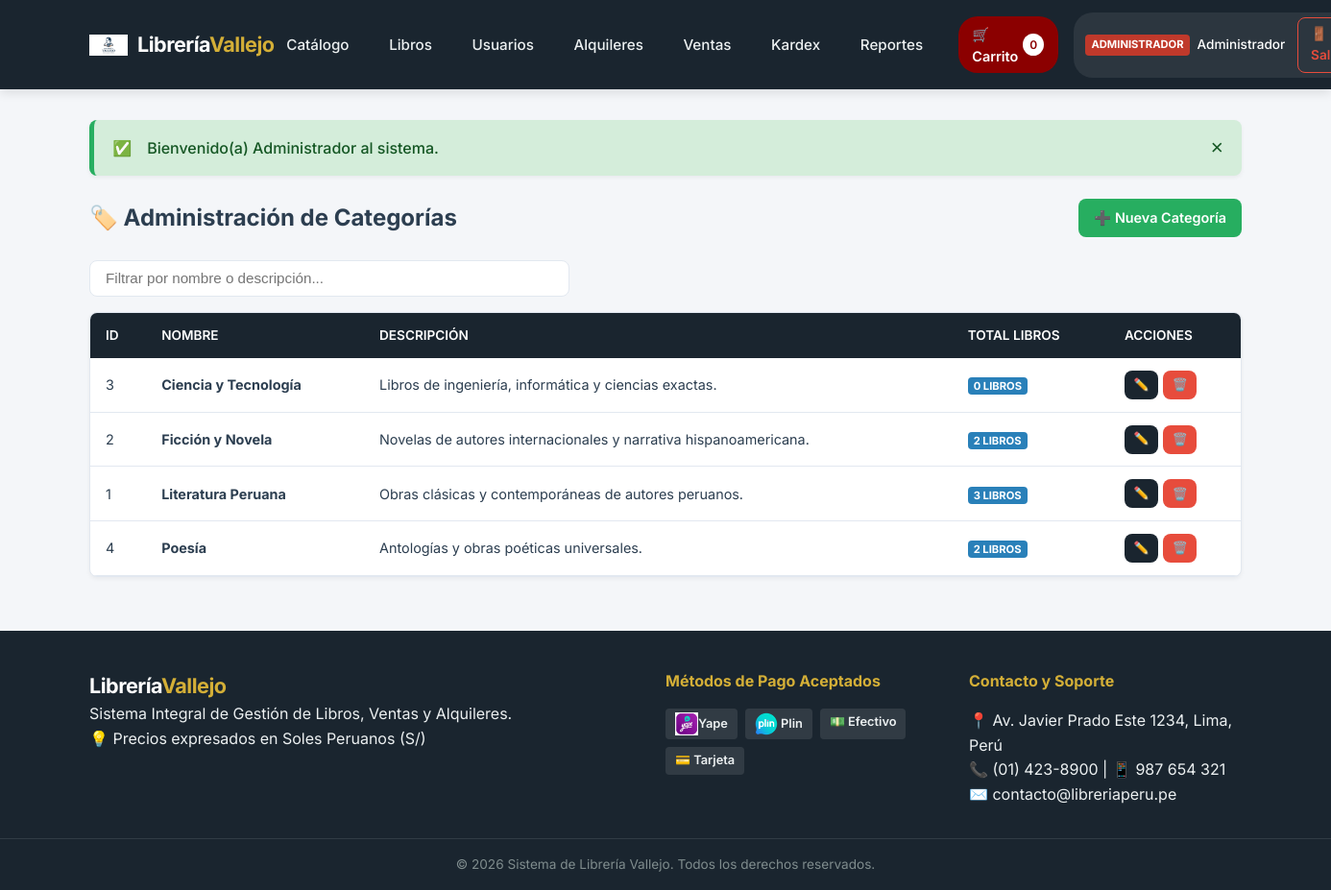
The app's page /modulos/categorias/index.php (signed in) with its own data.
### tables this page shows
CREATE TABLE `categorias` (
  `id_categoria` int(11) NOT NULL,
  `nombre` varchar(100) NOT NULL,
  `descripcion` text
);

### modulos/categorias/index.php (the view, shortened to what this page needs)
<?php
require_once __DIR__ . '/../../config/conexion.php';
$sql_cat = "SELECT c.*, COUNT(l.id_libro) AS total_libros
            FROM categorias c
            LEFT JOIN libros l ON c.id_categoria = l.id_categoria
            GROUP BY c.id_categoria
            ORDER BY c.nombre ASC";
$res_cat = mysqli_query($conexion, $sql_cat);
include_once __DIR__ . '/../../includes/header.php';
?>
<div style="display: flex; justify-content: space-between; align-items: center; margin-bottom: 1.5rem; flex-wrap: wrap; gap: 1rem;">
    <h2>🏷️ Administración de Categorías</h2>
    <a href="<?php echo BASE_URL; ?>modulos/categorias/crear.php" class="btn btn-success">➕ Nueva Categoría</a>
</div>
<div class="catalogo-header" style="margin-bottom: 1rem;">
    <div class="buscador-box">
        <input type="text" id="input-search-live" class="input-search" placeholder="Filtrar por nombre o descripción...">
    </div>
</div>
<div class="table-responsive">
    <table class="tabla-custom">
        <thead>
            <tr>
                <th>ID</th>
                <th>Nombre</th>
                <th>Descripción</th>
                <th>Total Libros</th>
                <th>Acciones</th>
            </tr>
        </thead>
        <tbody>
            <?php if (mysqli_num_rows($res_cat) === 0): ?>
                <tr>
                    <td colspan="5" style="text-align: center;">No se encontraron categorías registradas.</td>
                </tr>
            <?php else: ?>
                <?php while ($cat = mysqli_fetch_assoc($res_cat)): ?>
                    <tr>
                        <td><?php echo $cat['id_categoria']; ?></td>
                        <td><strong><?php echo htmlspecialchars($cat['nombre']); ?></strong></td>
                        <td><?php echo htmlspecialchars($cat['descripcion'] ? $cat['descripcion'] : 'Sin descripción'); ?></td>
                        <td><span class="user-role-badge badge-client"><?php echo $cat['total_libros']; ?> libros</span></td>
                        <td>
                            <div style="display: flex; gap: 5px;">
                                <a href="<?php echo BASE_URL; ?>modulos/categorias/editar.php?id=<?php echo $cat['id_categoria']; ?>" class="btn btn-secondary btn-sm" title="Editar">✏️</a>
                                <button type="button" class="btn btn-danger btn-sm" onclick="confirmarAccion('<?php echo BASE_URL; ?>modulos/categorias/eliminar.php?id=<?php echo $cat['id_categoria']; ?>', '¿Está seguro de eliminar la categoría <?php echo htmlspecialchars($cat['nombre']); ?>?');">🗑️</button>
                            </div>
                        </td>
                    </tr>
                <?php endwhile; ?>
            <?php endif; ?>
        </tbody>
    </table>
</div>
<?php include_once __DIR__ . '/../../includes/footer.php'; ?>

### public/assets/css/style.css (style rules this page uses)
:root { --primary: #8b0000; --primary-hover: #660000; --secondary: #1a252f; --accent: #d4af37; --bg-light: #f4f6f9; --bg-card: #ffffff; --text-dark: #2c3e50; --text-muted: #7f8c8d; --border-color: #e2e8f0; --success: #27ae60; --danger: #e74c3c; --warning: #f39c12; --info: #2980b9; --shadow-sm: 0 2px 4px rgba(0,0,0,0.05); --shadow-md: 0 4px 10px rgba(0,0,0,0.1); --radius: 8px; --transition: all 0.25s ease-in-out; }
* { margin: 0; padding: 0; box-sizing: border-box; }
body { font-family: 'Inter', -apple-system, BlinkMacSystemFont, "Segoe UI", Roboto, sans-serif; background-color: var(--bg-light); color: var(--text-dark); line-height: 1.6; display: flex; flex-direction: column; min-height: 100vh; }
.user-role-badge { font-size: 0.7rem; padding: 2px 6px; border-radius: 4px; font-weight: 700; text-transform: uppercase; }
.badge-client { background-color: #2980b9; color: #fff; }
.catalogo-header { display: flex; justify-content: space-between; align-items: center; margin-bottom: 1.5rem; flex-wrap: wrap; gap: 1rem; }
.buscador-box { display: flex; gap: 10px; flex: 1; max-width: 500px; }
.input-search { width: 100%; padding: 0.6rem 1rem; border: 1px solid var(--border-color); border-radius: var(--radius); font-size: 0.95rem; }
.btn { display: inline-block; padding: 0.5rem 1rem; font-size: 0.9rem; font-weight: 600; text-align: center; border: none; border-radius: var(--radius); cursor: pointer; text-decoration: none; transition: var(--transition); }
.btn-secondary { background-color: var(--secondary); color: #fff; }
.btn-success { background-color: var(--success); color: #fff; }
.btn-danger { background-color: var(--danger); color: #fff; }
.btn-sm { padding: 0.3rem 0.6rem; font-size: 0.8rem; }
.table-responsive { width: 100%; overflow-x: auto; background-color: var(--bg-card); border-radius: var(--radius); box-shadow: var(--shadow-sm); border: 1px solid var(--border-color); margin-bottom: 1.5rem; }
.tabla-custom { width: 100%; border-collapse: collapse; text-align: left; }
.tabla-custom th { background-color: var(--secondary); color: #fff; padding: 0.8rem 1rem; font-weight: 600; font-size: 0.85rem; text-transform: uppercase; }
.tabla-custom td { padding: 0.8rem 1rem; border-bottom: 1px solid var(--border-color); font-size: 0.9rem; }

### records on screen
categorias: id_categoria "3", nombre "Ciencia y Tecnología", descripcion "Libros de ingeniería, informática y ciencias exactas.", total_libros "0"
categorias: id_categoria "2", nombre "Ficción y Novela", descripcion "Novelas de autores internacionales y narrativa hispanoamericana.", total_libros "2"
categorias: id_categoria "1", nombre "Literatura Peruana", descripcion "Obras clásicas y contemporáneas de autores peruanos.", total_libros "3"
categorias: id_categoria "4", nombre "Poesía", descripcion "Antologías y obras poéticas universales.", total_libros "2"

### other values on screen
$cant_carrito "0"
$usuario_actual['rol'] "ADMINISTRADOR"
$usuario_actual['nombre'] "Administrador"
$mensaje "Bienvenido(a) Administrador al sistema."
